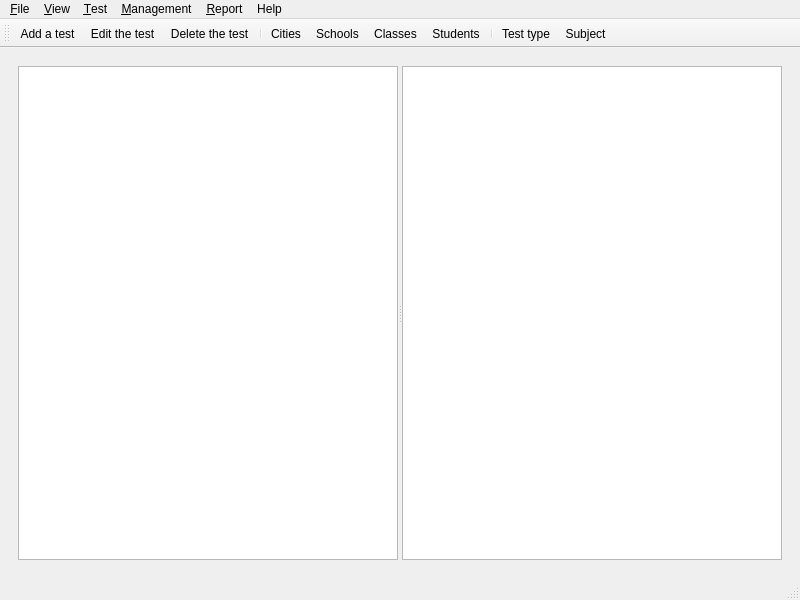
<?xml version="1.0" encoding="UTF-8"?>
<ui version="4.0">
 <class>MainForm</class>
 <widget class="QMainWindow" name="MainForm">
  <property name="geometry">
   <rect>
    <x>0</x>
    <y>0</y>
    <width>800</width>
    <height>600</height>
   </rect>
  </property>
  <property name="windowTitle">
   <string>Teacher Helper</string>
  </property>
  <property name="windowIcon">
   <iconset resource="../res/global.qrc">
    <normaloff>:/global/TeacherHelperIcon.ico</normaloff>:/global/TeacherHelperIcon.ico</iconset>
  </property>
  <widget class="QWidget" name="centralwidget">
   <layout class="QGridLayout" name="gridLayout">
    <item row="0" column="0">
     <widget class="QWidget" name="widget" native="true">
      <layout class="QGridLayout" name="gridLayout_4">
       <item row="0" column="0">
        <widget class="QSplitter" name="splitter">
         <property name="orientation">
          <enum>Qt::Horizontal</enum>
         </property>
         <widget class="QTreeWidget" name="treeWidget">
          <property name="columnCount">
           <number>2</number>
          </property>
          <attribute name="headerVisible">
           <bool>false</bool>
          </attribute>
          <column>
           <property name="text">
            <string notr="true">1</string>
           </property>
          </column>
          <column>
           <property name="text">
            <string notr="true">2</string>
           </property>
          </column>
         </widget>
         <widget class="QTableWidget" name="tableWidget"/>
        </widget>
       </item>
      </layout>
     </widget>
    </item>
   </layout>
  </widget>
  <widget class="QMenuBar" name="menubar">
   <property name="geometry">
    <rect>
     <x>0</x>
     <y>0</y>
     <width>800</width>
     <height>22</height>
    </rect>
   </property>
   <widget class="QMenu" name="menu_File">
    <property name="title">
     <string>&amp;File</string>
    </property>
    <addaction name="action_Quit"/>
   </widget>
   <widget class="QMenu" name="menuGestion">
    <property name="title">
     <string>&amp;Management</string>
    </property>
    <addaction name="action_Cities"/>
    <addaction name="action_Schools"/>
    <addaction name="action_Classes"/>
    <addaction name="action_Students"/>
    <addaction name="separator"/>
    <addaction name="action_TestTypes"/>
    <addaction name="action_Subjects"/>
   </widget>
   <widget class="QMenu" name="menuHelp">
    <property name="title">
     <string>Help</string>
    </property>
    <addaction name="action_About"/>
   </widget>
   <widget class="QMenu" name="menu_View">
    <property name="title">
     <string>&amp;View</string>
    </property>
    <widget class="QMenu" name="menu_Color_theme">
     <property name="title">
      <string>&amp;Color theme</string>
     </property>
     <addaction name="action_LightTheme"/>
     <addaction name="action_DarkTheme"/>
    </widget>
    <addaction name="menu_Color_theme"/>
   </widget>
   <widget class="QMenu" name="menu_Report">
    <property name="title">
     <string>&amp;Report</string>
    </property>
    <addaction name="actionList_of_cities"/>
   </widget>
   <widget class="QMenu" name="menu_Test">
    <property name="title">
     <string>&amp;Test</string>
    </property>
    <addaction name="action_AddTest"/>
    <addaction name="action_EditTest"/>
    <addaction name="action_RemoveTest"/>
   </widget>
   <addaction name="menu_File"/>
   <addaction name="menu_View"/>
   <addaction name="menu_Test"/>
   <addaction name="menuGestion"/>
   <addaction name="menu_Report"/>
   <addaction name="menuHelp"/>
  </widget>
  <widget class="QStatusBar" name="statusbar"/>
  <widget class="QToolBar" name="toolBar">
   <property name="windowTitle">
    <string>toolBar</string>
   </property>
   <property name="iconSize">
    <size>
     <width>32</width>
     <height>32</height>
    </size>
   </property>
   <attribute name="toolBarArea">
    <enum>TopToolBarArea</enum>
   </attribute>
   <attribute name="toolBarBreak">
    <bool>false</bool>
   </attribute>
   <addaction name="action_AddTest"/>
   <addaction name="action_EditTest"/>
   <addaction name="action_RemoveTest"/>
   <addaction name="separator"/>
   <addaction name="action_Cities"/>
   <addaction name="action_Schools"/>
   <addaction name="action_Classes"/>
   <addaction name="action_Students"/>
   <addaction name="separator"/>
   <addaction name="action_TestTypes"/>
   <addaction name="action_Subjects"/>
  </widget>
  <action name="action_Quit">
   <property name="text">
    <string>&amp;Quit</string>
   </property>
  </action>
  <action name="action_About">
   <property name="text">
    <string>&amp;About...</string>
   </property>
  </action>
  <action name="action_Students">
   <property name="icon">
    <iconset resource="../res/global.qrc">
     <normaloff>:/global/student64.png</normaloff>:/global/student64.png</iconset>
   </property>
   <property name="text">
    <string>S&amp;tudents...</string>
   </property>
  </action>
  <action name="action_Classes">
   <property name="icon">
    <iconset resource="../res/global.qrc">
     <normaloff>:/global/class64.png</normaloff>:/global/class64.png</iconset>
   </property>
   <property name="text">
    <string>&amp;Classes...</string>
   </property>
  </action>
  <action name="action_Schools">
   <property name="icon">
    <iconset resource="../res/global.qrc">
     <normaloff>:/global/schools64.png</normaloff>:/global/schools64.png</iconset>
   </property>
   <property name="text">
    <string>&amp;Schools...</string>
   </property>
  </action>
  <action name="action_Cities">
   <property name="icon">
    <iconset resource="../res/global.qrc">
     <normaloff>:/global/cities64.png</normaloff>:/global/cities64.png</iconset>
   </property>
   <property name="text">
    <string>C&amp;ities...</string>
   </property>
  </action>
  <action name="action_LightTheme">
   <property name="checkable">
    <bool>true</bool>
   </property>
   <property name="text">
    <string>&amp;Light</string>
   </property>
  </action>
  <action name="action_DarkTheme">
   <property name="checkable">
    <bool>true</bool>
   </property>
   <property name="text">
    <string>&amp;Dark</string>
   </property>
  </action>
  <action name="action_TestTypes">
   <property name="icon">
    <iconset resource="../res/global.qrc">
     <normaloff>:/global/testType64.png</normaloff>:/global/testType64.png</iconset>
   </property>
   <property name="text">
    <string>T&amp;est type...</string>
   </property>
  </action>
  <action name="action_Subjects">
   <property name="icon">
    <iconset resource="../res/global.qrc">
     <normaloff>:/global/subject64.png</normaloff>:/global/subject64.png</iconset>
   </property>
   <property name="text">
    <string>S&amp;ubject...</string>
   </property>
  </action>
  <action name="actionList_of_cities">
   <property name="text">
    <string>List of cities</string>
   </property>
  </action>
  <action name="action_AddTest">
   <property name="icon">
    <iconset resource="../res/global.qrc">
     <normaloff>:/global/addTest64.png</normaloff>:/global/addTest64.png</iconset>
   </property>
   <property name="text">
    <string>&amp;Add a test...</string>
   </property>
  </action>
  <action name="action_RemoveTest">
   <property name="icon">
    <iconset resource="../res/global.qrc">
     <normaloff>:/global/deleteTest64.png</normaloff>:/global/deleteTest64.png</iconset>
   </property>
   <property name="text">
    <string>&amp;Delete the test</string>
   </property>
   <property name="toolTip">
    <string>Delete the test</string>
   </property>
  </action>
  <action name="action_EditTest">
   <property name="icon">
    <iconset resource="../res/global.qrc">
     <normaloff>:/global/editTest64.png</normaloff>:/global/editTest64.png</iconset>
   </property>
   <property name="text">
    <string>&amp;Edit the test...</string>
   </property>
   <property name="toolTip">
    <string>Edit a test</string>
   </property>
  </action>
 </widget>
 <resources>
  <include location="../res/global.qrc"/>
 </resources>
 <connections/>
</ui>
